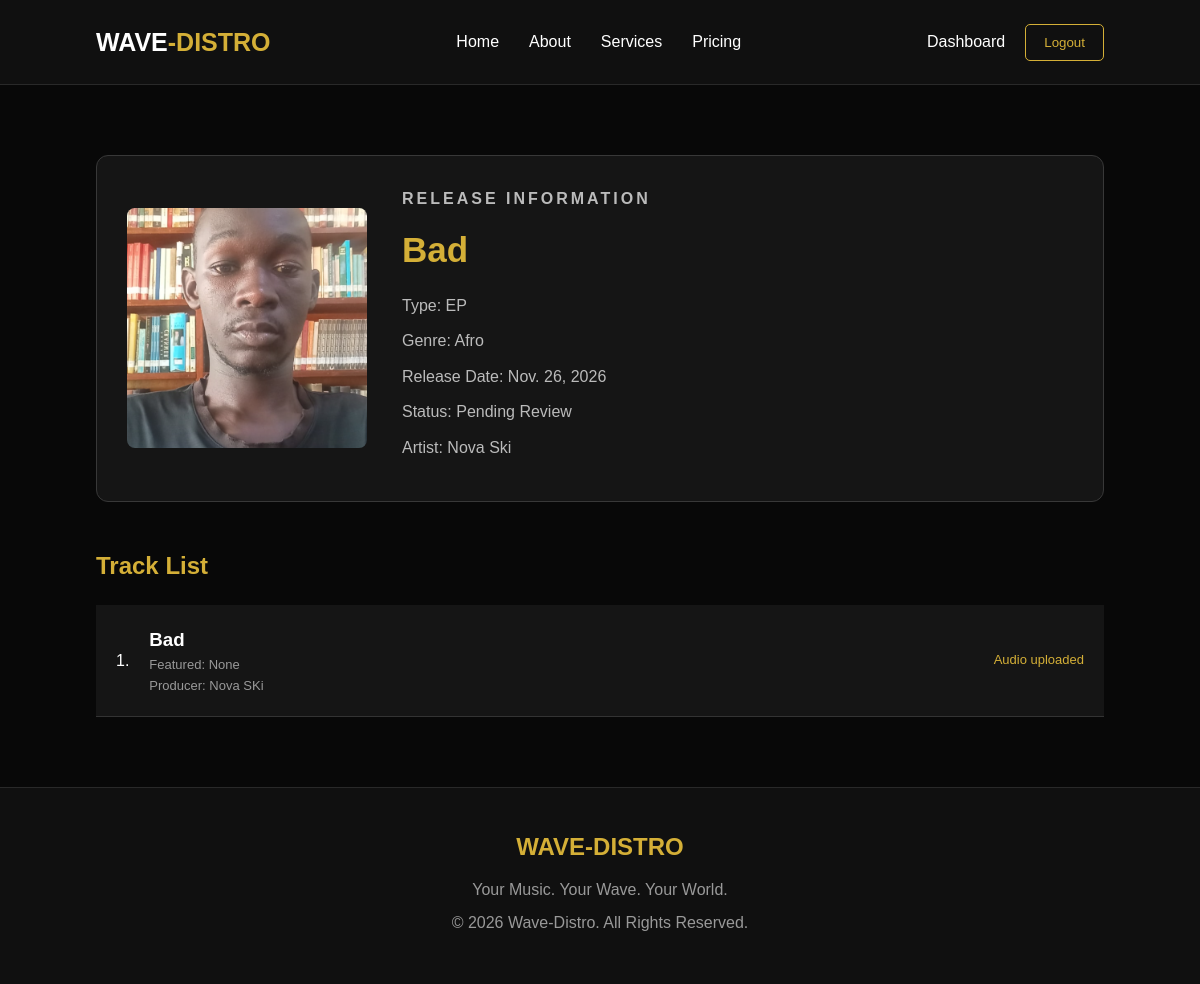
/music/release/1/ (signed in), run on the app's committed database.
### music/models.py (models this page shows, shortened)
class Release(models.Model):
    RELEASE_TYPES = [
        ('Single', 'Single'),
        ('EP', 'EP'),
        ('Album', 'Album'),
    ]
    STATUS_CHOICES = [
        ('Draft', 'Draft'),
        ('Pending Review', 'Pending Review'),
        ('Approved', 'Approved'),
        ('Rejected', 'Rejected'),
    ]
    artist = models.ForeignKey(
        'accounts.ArtistProfile',
        on_delete=models.CASCADE,
        related_name='releases'
    )
    title = models.CharField(max_length=200)
    release_type = models.CharField(
        max_length=20,
        choices=RELEASE_TYPES
    )
    genre = models.CharField(max_length=100)
    release_date = models.DateField()
    artwork = models.FileField(
        upload_to='artwork/',
        validators=[
            FileExtensionValidator(
                allowed_extensions=['jpg', 'jpeg', 'png']
            ),
            validate_artwork_size
        ]
    )
    status = models.CharField(
        max_length=30,
        choices=STATUS_CHOICES,
        default='Draft'
    )
    created_at = models.DateTimeField(auto_now_add=True)

class Track(models.Model):
    release = models.ForeignKey(
        Release,
        on_delete=models.CASCADE,
        related_name='tracks'
    )
    track_title = models.CharField(max_length=200)
    featured_artists = models.CharField(
        max_length=250,
        blank=True
    )
    producer = models.CharField(
        max_length=150,
        blank=True
    )
    track_number = models.PositiveIntegerField()
    audio_file = models.FileField(
        upload_to='music/',
        validators=[
            FileExtensionValidator(
                allowed_extensions=['mp3', 'wav']
            ),
            validate_audio_size
        ]
    )
    created_at = models.DateTimeField(auto_now_add=True)
    class Meta:
        ordering = ['track_number']
        constraints = [
            models.UniqueConstraint(
                fields=['release', 'track_number'],
                name='unique_track_number_per_release'
            )
        ]

### accounts/models.py (models this page shows, shortened)
class ArtistProfile(models.Model):
    user = models.OneToOneField(
        settings.AUTH_USER_MODEL,
        on_delete=models.CASCADE,
        related_name='artist_profile'
    )
    full_name = models.CharField(max_length=150)
    artist_name = models.CharField(max_length=150)
    created_at = models.DateTimeField(auto_now_add=True)
    updated_at = models.DateTimeField(auto_now=True)

### music/views.py (the view)
@login_required
def release_detail(request, pk):
    release = get_object_or_404(
        Release,
        pk=pk,
        artist=request.user.artist_profile
    )
    tracks = release.tracks.all()
    return render(
        request,
        'music/release_detail.html',
        {
            'release': release,
            'tracks': tracks
        }
    )

### templates/music/release_detail.html (shortened to what this page needs)
{% extends 'base.html' %}
{% block content %}
<section class="music-section">
    <div class="release-detail">
        {% if release.artwork %}
            <img
                src="{{ release.artwork.url }}"
                alt="{{ release.title }}"
                class="detail-artwork"
            >
        {% endif %}
        <div class="detail-information">
            <p class="gold-text">RELEASE INFORMATION</p>
            <h1>{{ release.title }}</h1>
            <p>Type: {{ release.release_type }}</p>
            <p>Genre: {{ release.genre }}</p>
            <p>Release Date: {{ release.release_date }}</p>
            <p>Status: {{ release.status }}</p>
            <p>Artist: {{ release.artist.artist_name }}</p>
        </div>
    </div>
    <div class="track-section">
        <h2>Track List</h2>
        {% if tracks %}
            {% for track in tracks %}
                <div class="track-row">
                    <span>{{ track.track_number }}.</span>
                    <div>
                        <h3>{{ track.track_title }}</h3>
                        <p>
                            Featured: {{ track.featured_artists|default:"None" }}
                        </p>
                        <p>
                            Producer: {{ track.producer|default:"Not specified" }}
                        </p>
                    </div>
                    <span>Audio uploaded</span>
                </div>
            {% endfor %}
        {% else %}
            <p>No tracks have been added yet.</p>
        {% endif %}
    </div>
</section>
{% endblock %}

### static/css/style.css (style rules this page uses)
* { margin: 0; padding: 0; box-sizing: border-box; }
html { scroll-behavior: smooth; }
body { background: #080808; color: #ffffff; font-family: Arial, sans-serif; line-height: 1.6; }
:root { --gold: #d4af37; --black: #080808; --dark: #141414; --white: #ffffff; }
.gold-text { color: var(--gold); font-weight: bold; letter-spacing: 3px; margin-bottom: 18px; }
.music-section { min-height: 650px; padding: 70px 8%; }
.release-detail { display: flex; align-items: center; gap: 35px; background: #151515; padding: 30px; border-radius: 12px; border: 1px solid #383838; }
.detail-artwork { width: 240px; height: 240px; object-fit: cover; border-radius: 8px; }
.detail-information h1 { color: var(--gold); font-size: 35px; margin-bottom: 15px; }
.detail-information p { color: #bbbbbb; margin-bottom: 10px; }
.track-section { margin-top: 45px; }
.track-section h2 { color: var(--gold); margin-bottom: 20px; }
.track-row { display: flex; align-items: center; gap: 20px; padding: 20px; background: #151515; border-bottom: 1px solid #333333; }
.track-row h3 { color: white; }
.track-row p { color: #999999; font-size: 13px; }
.track-row > span:last-child { margin-left: auto; color: var(--gold); font-size: 13px; }

### data on the page
Release: artwork (picture), title "Bad", release_type "EP", genre "Afro", release_date "Nov. 26, 2026", status "Pending Review", artist.artist_name "Nova Ski"
Track: track_number "1", track_title "Bad", featured_artists "None", producer "Nova SKi"
